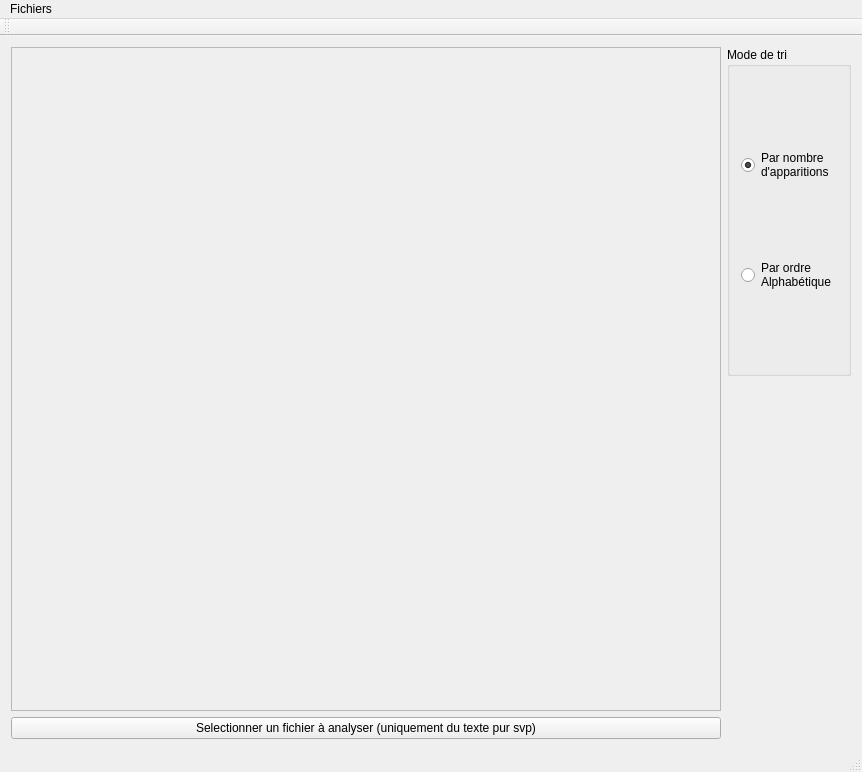
<?xml version="1.0" encoding="UTF-8"?>
<ui version="4.0">
 <class>MainWindow</class>
 <widget class="QMainWindow" name="MainWindow">
  <property name="geometry">
   <rect>
    <x>0</x>
    <y>0</y>
    <width>862</width>
    <height>772</height>
   </rect>
  </property>
  <property name="windowTitle">
   <string>Compteur de mots</string>
  </property>
  <widget class="QWidget" name="centralWidget">
   <layout class="QGridLayout" name="gridLayout">
    <item row="2" column="0">
     <widget class="QPushButton" name="startButton">
      <property name="text">
       <string>Selectionner un fichier à analyser (uniquement du texte pur svp)</string>
      </property>
     </widget>
    </item>
    <item row="0" column="0" rowspan="2">
     <widget class="QScrollArea" name="scrollArea">
      <property name="widgetResizable">
       <bool>true</bool>
      </property>
      <widget class="QWidget" name="scrollAreaWidgetContents">
       <property name="geometry">
        <rect>
         <x>0</x>
         <y>0</y>
         <width>724</width>
         <height>666</height>
        </rect>
       </property>
       <layout class="QGridLayout" name="gridLayout_2">
        <item row="0" column="0">
         <layout class="QVBoxLayout" name="sa_outList"/>
        </item>
       </layout>
      </widget>
     </widget>
    </item>
    <item row="0" column="1">
     <widget class="QGroupBox" name="groupBox">
      <property name="title">
       <string>Mode de tri</string>
      </property>
      <layout class="QVBoxLayout" name="verticalLayout">
       <item>
        <widget class="QRadioButton" name="sort_number">
         <property name="text">
          <string>Par nombre
d'apparitions</string>
         </property>
         <property name="checked">
          <bool>true</bool>
         </property>
        </widget>
       </item>
       <item>
        <widget class="QRadioButton" name="sort_alphab">
         <property name="text">
          <string>Par ordre
Alphabétique</string>
         </property>
        </widget>
       </item>
      </layout>
     </widget>
    </item>
   </layout>
  </widget>
  <widget class="QMenuBar" name="menuBar">
   <property name="geometry">
    <rect>
     <x>0</x>
     <y>0</y>
     <width>862</width>
     <height>20</height>
    </rect>
   </property>
   <widget class="QMenu" name="menuFichiers">
    <property name="title">
     <string>Fichiers</string>
    </property>
    <addaction name="actionOuvrir"/>
   </widget>
   <addaction name="menuFichiers"/>
  </widget>
  <widget class="QToolBar" name="mainToolBar">
   <attribute name="toolBarArea">
    <enum>TopToolBarArea</enum>
   </attribute>
   <attribute name="toolBarBreak">
    <bool>false</bool>
   </attribute>
  </widget>
  <widget class="QStatusBar" name="statusBar"/>
  <action name="actionOuvrir">
   <property name="text">
    <string>Ouvrir</string>
   </property>
   <property name="shortcut">
    <string>Ctrl+O</string>
   </property>
  </action>
 </widget>
 <layoutdefault spacing="6" margin="11"/>
 <resources/>
 <connections/>
</ui>
